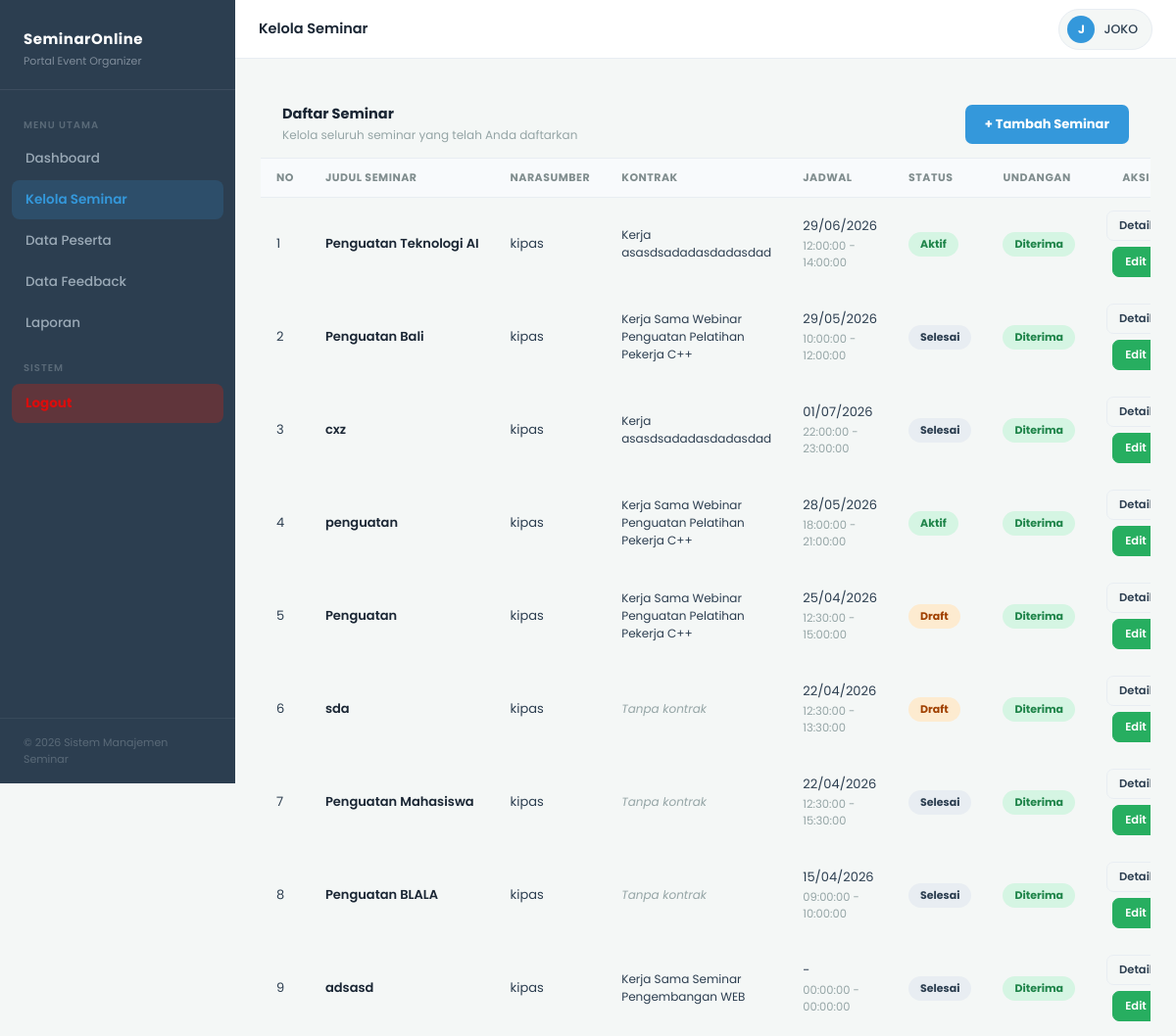
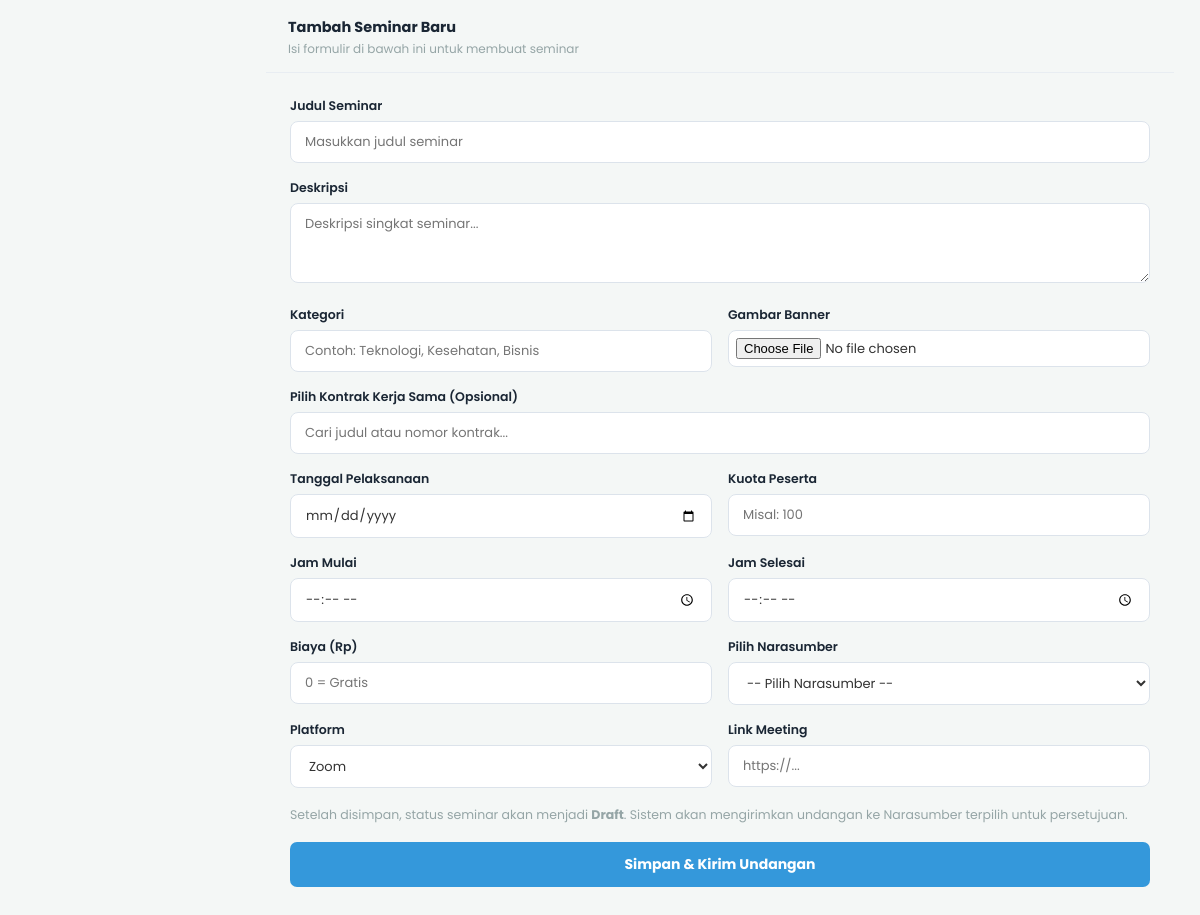
Screenshot of /seminar.php (signed in) with the database file from the repository (2 pictures, top to bottom).
### tables this page shows
CREATE TABLE `users` (
  `id` int(11) NOT NULL,
  `nama` varchar(100) NOT NULL,
  `email` varchar(100) NOT NULL,
  `password` varchar(255) NOT NULL,
  `role` enum('admin','eo','klien','narasumber','peserta') NOT NULL,
  `no_hp` varchar(20) NOT NULL,
  `foto_profil` varchar(255) NOT NULL,
  `created_at` timestamp NOT NULL DEFAULT current_timestamp()
);

CREATE TABLE `seminar` (
  `seminar_id` int(11) NOT NULL,
  `kontrak_id` int(11) DEFAULT NULL,
  `eo_id` int(11) NOT NULL,
  `narasumber_id` int(11) NOT NULL,
  `judul_seminar` varchar(200) NOT NULL,
  `deskripsi` text DEFAULT NULL,
  `kategori` varchar(100) DEFAULT NULL,
  `kuota` int(11) DEFAULT NULL,
  `biaya` decimal(10,2) DEFAULT NULL,
  `metode` enum('online','offline') DEFAULT 'online',
  `jam_mulai` time NOT NULL,
  `jam_selesai` time NOT NULL,
  `platform` varchar(200) NOT NULL,
  `gambar` mediumblob NOT NULL,
  `link_meeting` varchar(255) DEFAULT NULL,
  `status` enum('draft','aktif','selesai') DEFAULT 'draft',
  `undangan_status` enum('menunggu','diterima','ditolak') NOT NULL DEFAULT 'menunggu',
  `alasan_tolak` text DEFAULT NULL,
  `created_at` timestamp NOT NULL DEFAULT current_timestamp(),
  `tanggal` varchar(20) NOT NULL
);

CREATE TABLE `kontrak` (
  `kontrak_id` int(11) NOT NULL,
  `judul_kontrak` varchar(100) NOT NULL,
  `judul_seminar` varchar(200) NOT NULL,
  `nomor_kontrak` varchar(50) DEFAULT NULL,
  `eo_id` int(11) NOT NULL,
  `klien_id` int(11) NOT NULL,
  `tanggal_buat` date DEFAULT NULL,
  `tanggal_mulai` date DEFAULT NULL,
  `tanggal_selesai` date DEFAULT NULL,
  `nilai_kontrak` decimal(15,2) DEFAULT NULL,
  `isi_kontrak` varchar(2000) DEFAULT NULL,
  `status_kontrak` enum('menunggu','disetujui','ditolak') DEFAULT 'menunggu',
  `alasan_penolakan` varchar(500) NOT NULL
);

### seminar.php (the view, shortened to what this page needs)
<?php
include "config.php";
$eo_id = $_SESSION['id'];
$nama_eo = mysqli_fetch_assoc(mysqli_query($conn, "SELECT nama FROM users WHERE id=$eo_id"))['nama'];
$foto_user = $_SESSION['foto_profil'] ?? null;
$seminar = mysqli_query($conn, "
    SELECT s.*, u.nama AS nama_narasumber, k.judul_kontrak
    FROM seminar s
    LEFT JOIN users u ON s.narasumber_id = u.id
    LEFT JOIN kontrak k ON s.kontrak_id = k.kontrak_id
    WHERE s.eo_id = $eo_id
    ORDER BY s.seminar_id DESC
");
$kontrak_arr = [];
$kontrak_list_temp = mysqli_query($conn, "
    SELECT kontrak_id, judul_kontrak, nomor_kontrak, judul_seminar
    FROM kontrak
    WHERE eo_id = $eo_id AND status_kontrak = 'disetujui'
    ORDER BY kontrak_id DESC
");
while ($k = mysqli_fetch_assoc($kontrak_list_temp)) {
    $kontrak_arr[] = $k;
}
?>
<!DOCTYPE html>
<html lang="id">
<head>
</head>
<body>
    <nav class="sidebar" id="sidebar">
        <div class="sidebar-brand">
            <h3>SeminarOnline</h3>
            <p>Portal Event Organizer</p>
        </div>
        <div class="sidebar-nav">
            <span class="nav-label">Menu Utama</span>
            <a href="dashboardeo.php">Dashboard</a>
            <a href="seminar.php" class="active">Kelola Seminar</a>
            <a href="data_peserta.php">Data Peserta</a>
            <a href="feedback_eo.php">Data Feedback</a>
            <a href="buat_laporan.php">Laporan</a>
            <span class="nav-label" style="margin-top:18px">Sistem</span>
            <a href="logout.php" class="logout">Logout</a>
        </div>
        <div class="sidebar-footer">&copy; 2026 Sistem Manajemen Seminar</div>
    </nav>
    <div class="topbar" id="topbar">
        <div class="topbar-left">
            <span class="topbar-title">Kelola Seminar</span>
        </div>
        <div class="user-pill">
            <div class="user-avatar">
                <?php if ($foto_user): ?>
                    <img src="upload/foto_profil/<?= htmlspecialchars($foto_user) ?>">
                <?php else: ?>
                    <?= mb_strtoupper(mb_substr($nama_eo, 0, 1)) ?>
                <?php endif; ?>
            </div>
            <?= htmlspecialchars($nama_eo) ?>
        </div>
    </div>
    <div class="main" id="main">
        <div class="content">
            <div class="table-card">
                <div class="card-head">
                    <div>
                        <h3>Daftar Seminar</h3>
                        <p>Kelola seluruh seminar yang telah Anda daftarkan</p>
                    </div>
                    <a href="#formTambah" class="btn-daftar">+ Tambah Seminar</a>
                </div>
                <div class="tbl-wrap">
                    <table>
                        <thead>
                            <tr>
                                <th>No</th>
                                <th style="width:180px;">Judul Seminar</th>
                                <th>Narasumber</th>
                                <th>Kontrak</th>
                                <th>Jadwal</th>
                                <th>Status</th>
                                <th>Undangan</th>
                                <th style="text-align:center;">Aksi</th>
                            </tr>
                        </thead>
                        <tbody>
                            <?php $no = 1;
                            while ($s = mysqli_fetch_assoc($seminar)):
                                $status_class = 'badge-draft';
                                if ($s['status'] == 'aktif')
                                    $status_class = 'badge-aktif';
                                elseif ($s['status'] == 'selesai')
                                    $status_class = 'badge-selesai';
                                $us = $s['undangan_status'] ?? 'menunggu';
                                $us_class = 'badge-u-menunggu';
                                if ($us == 'diterima')
                                    $us_class = 'badge-u-diterima';
                                elseif ($us == 'ditolak')
                                    $us_class = 'badge-u-ditolak';
                                ?>
                                        <tr>
                                            <td><?= $no++ ?></td>
                                            <td>
                                                <div class="td-title" onclick="toggleDetail(this)" data-full="<?= htmlspecialchars($s['judul_seminar']) ?>" style="white-space: nowrap; overflow: hidden; text-overflow: ellipsis; max-width: 180px;">
                                                    <?= htmlspecialchars($s['judul_seminar']) ?>
                                                </div>
                                            </td>
                                            <td><?= htmlspecialchars($s['nama_narasumber'] ?? '-') ?></td>
                                            <td>
                                                <?php if (!empty($s['judul_kontrak'])): ?>
                                                            <div style="font-size:12px; color:#2c3e50;"><?= htmlspecialchars($s['judul_kontrak']) ?></div>
                                                <?php else: ?>
                                                            <div style="font-size:12px; color:#95a5a6; font-style:italic;">Tanpa kontrak</div>
                                                <?php endif; ?>
                                            </td>
                                            <td>
                                                <div><?= $s['tanggal'] ? date('d/m/Y', strtotime($s['tanggal'])) : '-' ?></div>
                                                <div class="td-sub"><?= $s['jam_mulai'] ?> - <?= $s['jam_selesai'] ?></div>
                                            </td>
                                            <td><span class="tbl-badge <?= $status_class ?>"><?= ucfirst($s['status']) ?></span></td>
                                            <td><span class="tbl-badge <?= $us_class ?>"><?= ucfirst($us) ?></span></td>
                                            <td style="text-align:center;">
                                                <div style="display:flex; gap:6px; justify-content:center; flex-wrap:wrap;">
                                                    <a href="detail_seminar.php?id=<?= $s['seminar_id'] ?>" class="btn-detail-sm">Detail</a>
                                                    <a href="edit_seminar.php?id=<?= $s['seminar_id'] ?>" class="btn-edit-sm">Edit</a>
                                                </div>
                                            </td>
                                        </tr>
                            <?php endwhile; ?>
                        </tbody>
                    </table>
                </div>
            </div>
            <div class="table-card" id="formTambah">
                <div class="card-head">
                    <div>
                        <h3>Tambah Seminar Baru</h3>
                        <p>Isi formulir di bawah ini untuk membuat seminar</p>
                    </div>
                </div>
                <div class="form-content">
                    <form method="POST" enctype="multipart/form-data">
                        <div class="form-group">
                            <label class="form-label">Judul Seminar</label>
                            <input type="text" name="judul_seminar" class="form-input" placeholder="Masukkan judul seminar" required>
                        </div>
                        <div class="form-group">
                            <label class="form-label">Deskripsi</label>
                            <textarea name="deskripsi" class="form-textarea" placeholder="Deskripsi singkat seminar..."></textarea>
                        </div>
                        <div class="form-row">
                            <div class="form-group" style="margin-bottom:0;">
                                <label class="form-label">Kategori</label>
                                <input type="text" name="kategori" class="form-input" placeholder="Contoh: Teknologi, Kesehatan, Bisnis">
                            </div>
                            <div class="form-group" style="margin-bottom:0;">
                                <label class="form-label">Gambar Banner</label>
                                <input type="file" name="gambar" class="form-input" onchange="previewImage(event)" accept="image/*" style="padding: 7px;">
                            </div>
                        </div>
                        <div class="form-group">
                            <label class="form-label">Pilih Kontrak Kerja Sama (Opsional)</label>
                            <?php if (count($kontrak_arr) === 0): ?>
                                        <div style="padding:12px; background:#fff3cd; border:1px solid #ffeeba; border-radius:8px; font-size:12.5px; color:#856404;">
                                            Belum ada kontrak yang disetujui. Seminar ini akan dibuat tanpa terhubung ke kontrak.
                                        </div>
                            <?php else: ?>
                                        <div class="kontrak-search-wrap">
                                            <input type="text" id="kontrakSearchInput" class="kontrak-search-input" placeholder="Cari judul atau nomor kontrak..." autocomplete="off">
                                        </div>
                            <?php endif; ?>
                        </div>
                        <div class="form-row">
                            <div class="form-group" style="margin-bottom:0;">
                                <label class="form-label">Tanggal Pelaksanaan</label>
                                <input type="date" name="tanggal" class="form-input" required>
                            </div>
                            <div class="form-group" style="margin-bottom:0;">
                                <label class="form-label">Kuota Peserta</label>
                                <input type="number" name="kuota" class="form-input" min="1" step="1" placeholder="Misal: 100" required>
                            </div>
                        </div>
                        <div class="form-row">
                            <div class="form-group" style="margin-bottom:0;">
                                <label class="form-label">Jam Mulai</label>
                                <input type="time" name="jam_mulai" class="form-input" required>
                            </div>
                            <div class="form-group" style="margin-bottom:0;">
                                <label class="form-label">Jam Selesai</label>
                                <input type="time" name="jam_selesai" class="form-input" required>
                            </div>
                        </div>
                        <div class="form-row">
                            <div class="form-group" style="margin-bottom:0;">
                                <label class="form-label">Biaya (Rp)</label>
                                <input type="number" name="biaya" class="form-input" min="0" placeholder="0 = Gratis" required>
                            </div>
                            <div class="form-group" style="margin-bottom:0;">
                                <label class="form-label">Pilih Narasumber</label>
                                <select name="narasumber_id" class="form-input" required>
                                    <option value="">-- Pilih Narasumber --</option>
                                </select>
                            </div>
                        </div>
                        <div class="form-row">
                            <div class="form-group" style="margin-bottom:0;">
                                <label class="form-label">Platform</label>
                                <select name="platform" class="form-input">
                                    <option value="Zoom">Zoom</option>
                                </select>
                            </div>
                            <div class="form-group" style="margin-bottom:0;">
                                <label class="form-label">Link Meeting</label>
                                <input type="text" name="link_meeting" class="form-input" placeholder="https://...">
                            </div>
                        </div>
                        <p style="font-size:12.5px; color:#95a5a6; margin: 18px 0;">
                            Setelah disimpan, status seminar akan menjadi <strong>Draft</strong>. Sistem akan mengirimkan undangan ke Narasumber terpilih untuk persetujuan.
                        </p>
                        <button class="btn-daftar" name="submit" type="submit" style="width: 100%; padding: 12px; font-size: 14px;">Simpan & Kirim Undangan</button>
                    </form>
                </div>
            </div>
        </div>
    </div>
</body>
</html>

### rows the page displays
users: nama "J", nama "JOKO"
seminar: judul_seminar "Penguatan Teknologi AI", users.nama "kipas", kontrak.judul_kontrak "Kerja asasdsadadasdadasdad", tanggal "29/06/2026", jam_mulai "12:00:00", jam_selesai "14:00:00", status "Aktif", undangan_status "Diterima"
seminar: judul_seminar "Penguatan Bali", users.nama "kipas", kontrak.judul_kontrak "Kerja Sama Webinar Penguatan Pelatihan Pekerja C++", tanggal "29/05/2026", jam_mulai "10:00:00", jam_selesai "12:00:00", status "Selesai", undangan_status "Diterima"
seminar: judul_seminar "cxz", users.nama "kipas", kontrak.judul_kontrak "Kerja asasdsadadasdadasdad", tanggal "01/07/2026", jam_mulai "22:00:00", jam_selesai "23:00:00", status "Selesai", undangan_status "Diterima"
seminar: judul_seminar "penguatan", users.nama "kipas", kontrak.judul_kontrak "Kerja Sama Webinar Penguatan Pelatihan Pekerja C++", tanggal "28/05/2026", jam_mulai "18:00:00", jam_selesai "21:00:00", status "Aktif", undangan_status "Diterima"
seminar: judul_seminar "Penguatan", users.nama "kipas", kontrak.judul_kontrak "Kerja Sama Webinar Penguatan Pelatihan Pekerja C++", tanggal "25/04/2026", jam_mulai "12:30:00", jam_selesai "15:00:00", status "Draft", undangan_status "Diterima"
seminar: judul_seminar "sda", users.nama "kipas", shows "Tanpa kontrak", tanggal "22/04/2026", jam_mulai "12:30:00", jam_selesai "13:30:00", status "Draft", undangan_status "Diterima"
seminar: judul_seminar "Penguatan Mahasiswa", users.nama "kipas", shows "Tanpa kontrak", tanggal "22/04/2026", jam_mulai "12:30:00", jam_selesai "15:30:00", status "Selesai", undangan_status "Diterima"
seminar: judul_seminar "Penguatan BLALA", users.nama "kipas", shows "Tanpa kontrak", tanggal "15/04/2026", jam_mulai "09:00:00", jam_selesai "10:00:00", status "Selesai", undangan_status "Diterima"
seminar: judul_seminar "adsasd", users.nama "kipas", kontrak.judul_kontrak "Kerja Sama Seminar Pengembangan WEB", jam_mulai "00:00:00", jam_selesai "00:00:00", status "Selesai", undangan_status "Diterima"
